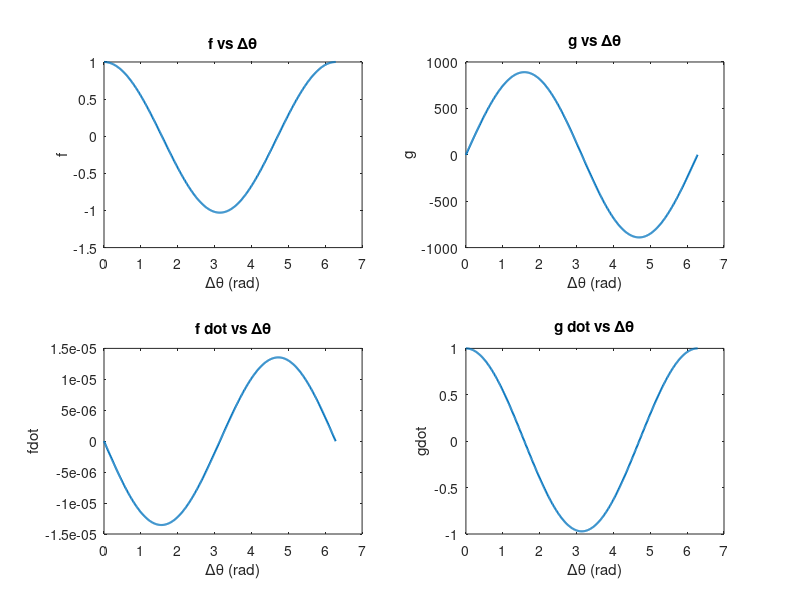

The MATLAB script that drew this image:
%% 轨道运动f和g函数
%
% 本脚本计算Lagrange f和g函数及其导数。
% 描述椭圆轨道中真近点角变化过程中的轨道状态变化规律。
%
% 功能：
%   - 计算f、g函数及其导数

clear; clc;

%% 常数
mu = 398600; % km^3/s^2
Re = 6378; % km

%% 轨道参数
rp = Re + 400;
ra = Re + 600;

a = (rp + ra) / 2;
e = (ra - rp) / (ra + rp);
p = a * (1 - e^2);

h = sqrt(mu * p);

%% 初始真近点角
theta0 = 0; % 可设为近地点

r0 = p / (1 + e * cos(theta0));

%% 自变量 Δθ
dtheta = linspace(0, 2 * pi, 500);

%% 预分配
f = zeros(size(dtheta));
g = zeros(size(dtheta));
fdot = zeros(size(dtheta));
fdot2 = zeros(size(dtheta));
gdot = zeros(size(dtheta));

%% 计算
for i = 1:length(dtheta)
    dt = dtheta(i);

    theta = theta0 + dt;
    r = p / (1 + e * cos(theta));

    f(i) = 1 - r / p * (1 - cos(dt));
    g(i) = r * r0 / sqrt(mu * p) * sin(dt);

    fdot(i) = -sqrt(mu) / (r * r0) * sin(dt);
    fdot2(i) = mu / h * (1 - cos(dt)) / sin(dt) * (mu / h^2 * (1 - cos(dt)) - 1 / r0 - 1 / r);
    gdot(i) = 1 - r0 / p * (1 - cos(dt));
end

%% 绘图
figure;

subplot(2, 2, 1);
plot(dtheta, f, 'LineWidth', 1.5);
title('f vs \Delta\theta');
xlabel('\Delta\theta (rad)'); ylabel('f');

subplot(2, 2, 2);
plot(dtheta, g, 'LineWidth', 1.5);
title('g vs \Delta\theta');
xlabel('\Delta\theta (rad)'); ylabel('g');

subplot(2, 2, 3);
plot(dtheta, fdot, 'LineWidth', 1.5);
% plot(dtheta, fdot2, 'LineWidth', 1.5);
title('f dot vs \Delta\theta');
xlabel('\Delta\theta (rad)'); ylabel('fdot');

subplot(2, 2, 4);
plot(dtheta, gdot, 'LineWidth', 1.5);
title('g dot vs \Delta\theta');
xlabel('\Delta\theta (rad)'); ylabel('gdot');
